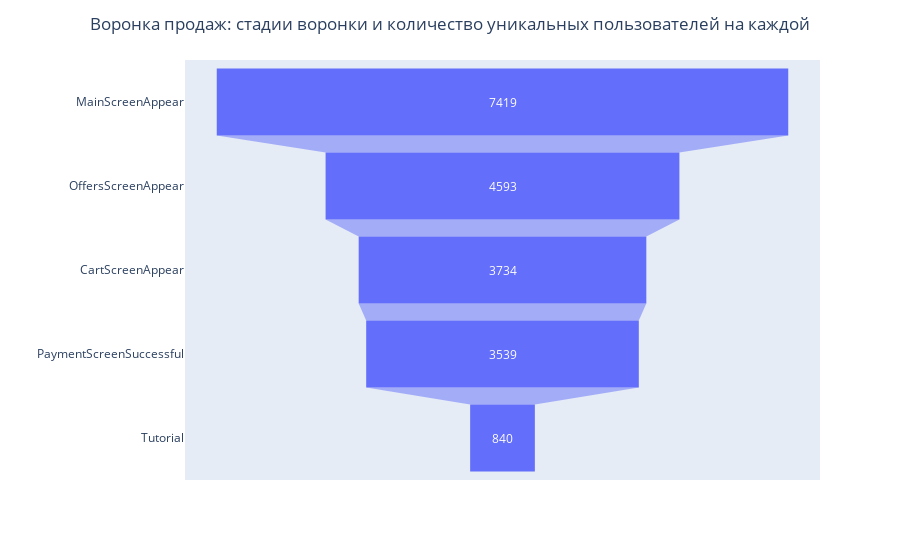

Notebook code cell kept with this figure:
### Markdown cell above
- Мы видим, как по мере прохождения воронки наши уникальные пользователи сокращают количество сеансов использования приложения: так после главного экрана на экран с предложениями переходит ***на 38% меньше пользователей***, что является весьма большим показателем для приложения для покупки продуктов. Возможно, у пользователей есть сложности с освоением работы с приложением и они просто не могут или не знают, как перейти на экран с предложениями. Либо переход осуществляется прямиком в корзину.

**Так или иначе - на этом шаге мы теряем наибольшее количество пользователей.**

В пользу этого предположения говорит крайне низкий % прохождения обучения работе с приложением - количество сеансов ***0.42%*** от общего числа событий в логе, как мы выяснили выше.

- После экрана с предложениями идет корзина, куда переходит ***на 18.70% меньше*** пользователей из предыдущего пункта. Как я уже заметил ранее, в корзину можно перейти и с главной страницы.
- Оплату успешно завершают ***всего на 5% меньшее*** количество пользователей от числа тех, кто добавил товар в корзину.

**Посмотрим, какое количество пользователей доходит от открытия приложения до оплаты:**

### Code cell
import plotly.express as px

data = df_filtered.groupby('event_name')['device_id_hash'].nunique().sort_values(ascending = False).reset_index()

fig = px.funnel(data, x=data['device_id_hash'], y=data['event_name'])

# Обновление макета графика: убираем лейбл оси Y и добавляем заголовок
fig.update_layout(
    yaxis_title='',  # Убираем лейбл оси Y
    title='Воронка продаж: стадии воронки и количество уникальных пользователей на каждой',
    title_x=0.5,  # Центрируем заголовок
    title_xanchor='center'  # Указываем якорь для выравнивания заголовка
)


fig.show()

### Figure 1 — Plotly figure (JSON) as saved in the notebook; plotly's stock layout.template omitted (floating-point values rounded to 4 significant figures)
{"data": [{"hovertemplate": "device_id_hash=%{x}<br>event_name=%{y}<extra></extra>", "legendgroup": "", "marker": {"color": "#636efa"}, "name": "", "orientation": "h", "showlegend": false, "type": "funnel", "x": [7419, 4593, 3734, 3539, 840], "xaxis": "x", "y": ["MainScreenAppear", "OffersScreenAppear", "CartScreenAppear", "PaymentScreenSuccessful", "Tutorial"], "yaxis": "y"}], "layout": {"legend": {"tracegroupgap": 0}, "margin": {"t": 60}, "title": {"text": "Воронка продаж: стадии воронки и количество уникальных пользователей на каждой", "x": 0.5, "xanchor": "center"}, "xaxis": {"anchor": "y", "domain": [0, 1], "title": {"text": "device_id_hash"}}, "yaxis": {"anchor": "x", "domain": [0, 1], "title": {"text": ""}}}}
